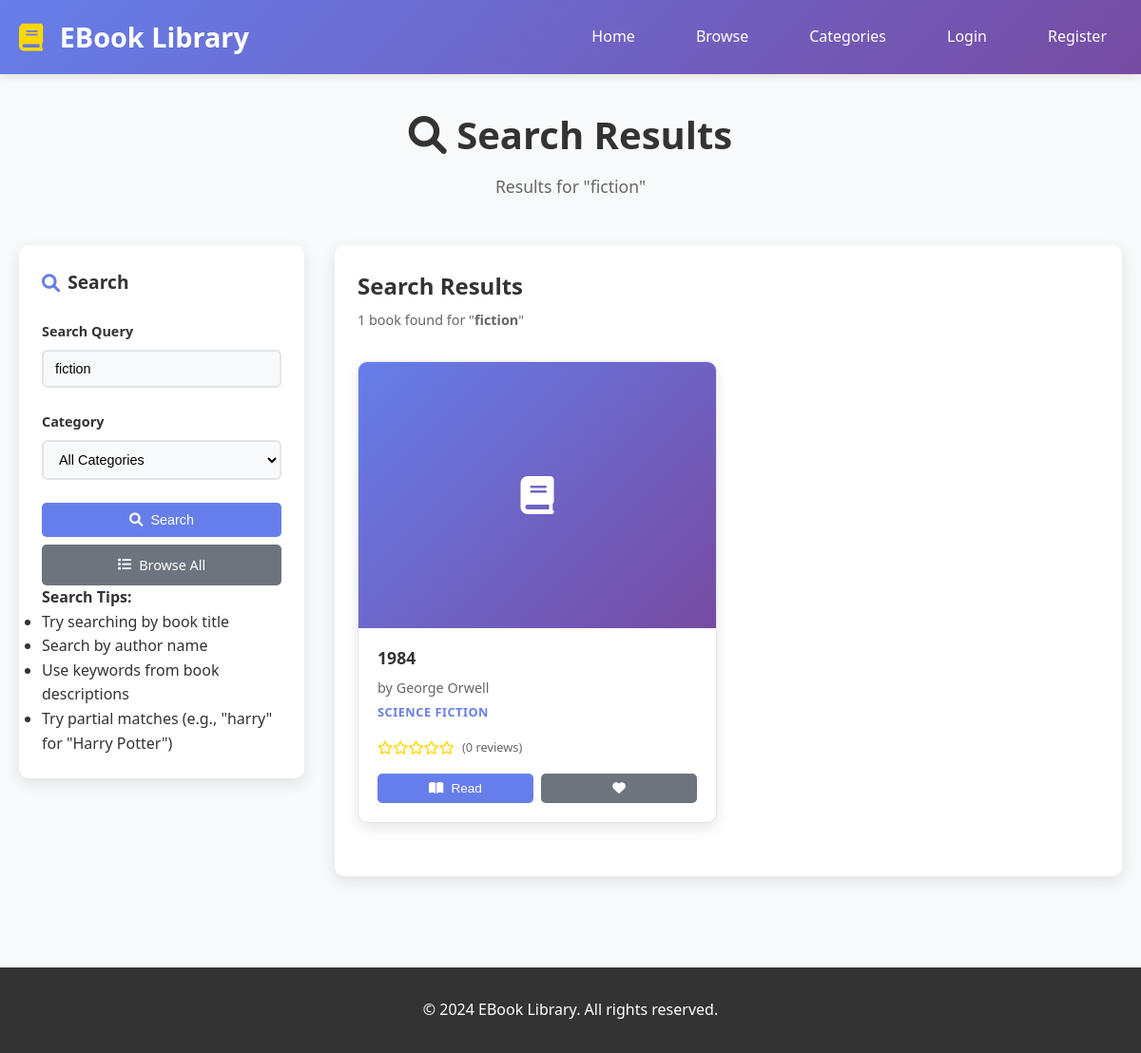
Screenshot of /search.php?q=fiction with the database file from the repository.
### tables this page shows
CREATE TABLE books (
    id INT AUTO_INCREMENT PRIMARY KEY,
    title VARCHAR(255) NOT NULL,
    author VARCHAR(255) NOT NULL,
    description TEXT,
    isbn VARCHAR(20),
    category_id INT,
    cover_image VARCHAR(255),
    file_path VARCHAR(255) NOT NULL,
    file_size INT,
    file_type VARCHAR(50),
    pages INT,
    language VARCHAR(10) DEFAULT 'en',
    published_date DATE,
    is_featured BOOLEAN DEFAULT FALSE,
    is_active BOOLEAN DEFAULT TRUE,
    created_at TIMESTAMP DEFAULT CURRENT_TIMESTAMP,
    updated_at TIMESTAMP DEFAULT CURRENT_TIMESTAMP ON UPDATE CURRENT_TIMESTAMP,
    FOREIGN KEY (category_id) REFERENCES categories(id) ON DELETE SET NULL
);

CREATE TABLE categories (
    id INT AUTO_INCREMENT PRIMARY KEY,
    name VARCHAR(100) NOT NULL,
    description TEXT,
    created_at TIMESTAMP DEFAULT CURRENT_TIMESTAMP
);

### includes/functions.php (called while the page is built, shortened)
<?php
function sanitize_input($data) {
    $data = trim($data);
    $data = stripslashes($data);
    $data = htmlspecialchars($data);
    return $data;
}
?>

### config/database.php (called while the page is built, shortened)
<?php
class Database {
    private $connection;
    private function connect() {
        try {
            $this->connection = new PDO(
                "mysql:host=" . DB_HOST . ";dbname=" . DB_NAME . ";charset=utf8mb4",
                DB_USER,
                DB_PASS,
                [
                    PDO::ATTR_ERRMODE => PDO::ERRMODE_EXCEPTION,
                    PDO::ATTR_DEFAULT_FETCH_MODE => PDO::FETCH_ASSOC,
                    PDO::ATTR_EMULATE_PREPARES => false
                ]
            );
        } catch (PDOException $e) {
            die("Connection failed: " . $e->getMessage());
        }
    }
    public function query($sql, $params = []) {
        $stmt = $this->connection->prepare($sql);
        $stmt->execute($params);
        return $stmt;
    }
    public function fetch($sql, $params = []) {
        $stmt = $this->query($sql, $params);
        return $stmt->fetch();
    }
    public function fetchAll($sql, $params = []) {
        $stmt = $this->query($sql, $params);
        return $stmt->fetchAll();
    }
}
?>

### search.php (the view, shortened to what this page needs)
<?php
require_once 'config/database.php';
require_once 'includes/functions.php';
$db = new Database();
$query = isset($_GET['q']) ? sanitize_input($_GET['q']) : '';
$page = isset($_GET['page']) ? max(1, intval($_GET['page'])) : 1;
$books = [];
$total_books = 0;
if (!empty($query)) {
    $where_conditions = ['b.is_active = 1'];
    $params = [];
    $where_conditions[] = '(b.title LIKE ? OR b.author LIKE ? OR b.description LIKE ?)';
    $search_term = '%' . $query . '%';
    $params[] = $search_term;
    $params[] = $search_term;
    $params[] = $search_term;
    $where_clause = implode(' AND ', $where_conditions);
    $count_sql = "SELECT COUNT(*) as total FROM books b WHERE $where_clause";
    $total_result = $db->fetch($count_sql, $params);
    $total_books = $total_result['total'];
    $limit = 12;
    $offset = ($page - 1) * $limit;
    $sql = "SELECT
                b.*,
                c.name as category_name,
                COALESCE(AVG(r.rating), 0) as avg_rating,
                COUNT(r.id) as review_count
            FROM books b
            LEFT JOIN categories c ON b.category_id = c.id
            LEFT JOIN reviews r ON b.id = r.book_id
            WHERE $where_clause
            GROUP BY b.id
            ORDER BY
                CASE
                    WHEN b.title LIKE ? THEN 1
                    WHEN b.author LIKE ? THEN 2
                    ELSE 3
                END,
                b.is_featured DESC,
                b.created_at DESC
            LIMIT ? OFFSET ?";
    $params[] = $search_term;
    $params[] = $search_term;
    $params[] = $limit;
    $params[] = $offset;
    $books = $db->fetchAll($sql, $params);
}
?>
<!DOCTYPE html>
<html lang="en">
<head>
    <link rel="stylesheet" href="assets/css/style.css">
    <link rel="stylesheet" href="assets/css/browse.css">
    <link href="https://cdnjs.cloudflare.com/ajax/libs/font-awesome/6.0.0/css/all.min.css" rel="stylesheet">
</head>
<body>
    <header class="header">
        <nav class="navbar">
            <div class="nav-container">
                <div class="nav-logo">
                    <h2><i class="fas fa-book"></i> EBook Library</h2>
                </div>
                <div class="nav-menu">
                    <a href="index.php" class="nav-link">Home</a>
                    <a href="browse.php" class="nav-link">Browse</a>
                    <a href="categories.php" class="nav-link">Categories</a>
                    <?php if (isset($_SESSION['user_id'])): ?>
                        <a href="profile.php" class="nav-link">Profile</a>
                        <a href="logout.php" class="nav-link">Logout</a>
                    <?php else: ?>
                        <a href="login.php" class="nav-link">Login</a>
                        <a href="register.php" class="nav-link">Register</a>
                    <?php endif; ?>
                </div>
            </div>
        </nav>
    </header>
    <main class="browse-main">
        <div class="container">
            <div class="browse-header">
                <h1>
                    <?php if (!empty($query)): ?>
                        <i class="fas fa-search"></i> Search Results
                    <?php else: ?>
                        <i class="fas fa-search"></i> Search Books
                    <?php endif; ?>
                </h1>
                <p>
                    <?php if (!empty($query)): ?>
                        Results for "<?php echo htmlspecialchars($query); ?>"
                    <?php else: ?>
                        Find your next great read
                    <?php endif; ?>
                </p>
            </div>
            <div class="browse-content">
                <aside class="filters-sidebar">
                    <div class="filter-section">
                        <h3><i class="fas fa-search"></i> Search</h3>
                        <form method="GET" class="filter-form">
                            <div class="filter-group">
                                <label for="q">Search Query</label>
                                <input type="text" id="q" name="q"
                                       value="<?php echo htmlspecialchars($query); ?>"
                                       placeholder="Search books, authors, descriptions..."
                                       required>
                            </div>
                            <div class="filter-group">
                                <label for="category">Category</label>
                                <select id="category" name="category">
                                    <option value="">All Categories</option>
                                </select>
                            </div>
                            <div class="filter-actions">
                                <button type="submit" class="btn btn-primary">
                                    <i class="fas fa-search"></i> Search
                                </button>
                                <a href="browse.php" class="btn btn-secondary">
                                    <i class="fas fa-list"></i> Browse All
                                </a>
                            </div>
                        </form>
                        <?php if (!empty($query)): ?>
                            <div class="search-suggestions">
                                <h4>Search Tips:</h4>
                                <ul>
                                    <li>Try searching by book title</li>
                                    <li>Search by author name</li>
                                    <li>Use keywords from book descriptions</li>
                                    <li>Try partial matches (e.g., "harry" for "Harry Potter")</li>
                                </ul>
                            </div>
                        <?php endif; ?>
                    </div>
                </aside>
                <div class="books-content">
                    <?php if (empty($query)): ?>
                        <div class="search-prompt">
                            <div class="search-prompt-content">
                                <i class="fas fa-search"></i>
                                <h2>Start Your Search</h2>
                                <p>Enter a search term above to find books in our library.</p>
                                <div class="popular-searches">
                                    <h3>Popular Searches:</h3>
                                    <div class="search-tags">
                                        <a href="?q=fiction" class="search-tag">Fiction</a>
                                        <a href="?q=science" class="search-tag">Science</a>
                                        <a href="?q=history" class="search-tag">History</a>
                                        <a href="?q=romance" class="search-tag">Romance</a>
                                        <a href="?q=mystery" class="search-tag">Mystery</a>
                                        <a href="?q=fantasy" class="search-tag">Fantasy</a>
                                    </div>
                                </div>
                            </div>
                        </div>
                    <?php else: ?>
                        <div class="books-header">
                            <div class="results-info">
                                <h2>Search Results</h2>
                                <p>
                                    <?php echo $total_books; ?> book<?php echo $total_books != 1 ? 's' : ''; ?> found for
                                    "<strong><?php echo htmlspecialchars($query); ?></strong>"
                                </p>
                            </div>
                        </div>
                        <?php if (empty($books)): ?>
                            <div class="no-results">
                                <i class="fas fa-search"></i>
                                <h3>No books found</h3>
                                <p>We couldn't find any books matching your search criteria.</p>
                                <div class="search-suggestions">
                                    <h4>Try these suggestions:</h4>
                                    <ul>
                                        <li>Check your spelling</li>
                                        <li>Try different keywords</li>
                                        <li>Use more general terms</li>
                                        <li>Search by author name</li>
                                    </ul>
                                </div>
                                <div class="search-actions">
                                    <a href="browse.php" class="btn btn-primary">Browse All Books</a>
                                    <a href="categories.php" class="btn btn-secondary">Browse by Category</a>
                                </div>
                            </div>
                        <?php else: ?>
                            <div class="books-grid">
                                <?php foreach ($books as $book): ?>
                                    <div class="book-card" onclick="viewBook(<?php echo $book['id']; ?>)">
                                        <div class="book-cover">
                                            <?php if ($book['cover_image']): ?>
                                                <img src="<?php echo htmlspecialchars($book['cover_image']); ?>"
                                                     alt="<?php echo htmlspecialchars($book['title']); ?>">
                                            <?php else: ?>
                                                <i class="fas fa-book"></i>
                                            <?php endif; ?>
                                        </div>
                                        <div class="book-info">
                                            <h3 class="book-title"><?php echo highlightSearchTerm($book['title'], $query); ?></h3>
                                            <p class="book-author">by <?php echo highlightSearchTerm($book['author'], $query); ?></p>
                                            <p class="book-category"><?php echo htmlspecialchars($book['category_name'] ?? 'Uncategorized'); ?></p>
                                            <div class="book-rating">
                                                <div class="stars">
                                                    <?php
                                                    $rating = floatval($book['avg_rating']);
                                                    $full_stars = floor($rating);
                                                    $has_half_star = ($rating - $full_stars) >= 0.5;
                                                    for ($i = 1; $i <= 5; $i++) {
                                                        if ($i <= $full_stars) {
                                                            echo '<i class="fas fa-star"></i>';
                                                        } elseif ($i == $full_stars + 1 && $has_half_star) {
                                                            echo '<i class="fas fa-star-half-alt"></i>';
                                                        } else {
                                                            echo '<i class="far fa-star"></i>';
                                                        }
                                                    }
                                                    ?>
                                                </div>
                                                <span class="rating-text">(<?php echo intval($book['review_count']); ?> reviews)</span>
                                            </div>
                                            <div class="book-actions">
                                                <button class="btn btn-primary" onclick="event.stopPropagation(); readBook(<?php echo $book['id']; ?>)">
                                                    <i class="fas fa-book-open"></i> Read
                                                </button>
                                                <button class="btn btn-secondary" onclick="event.stopPropagation(); addToFavorites(<?php echo $book['id']; ?>)">
                                                    <i class="fas fa-heart"></i>
                                                </button>
                                            </div>
                                        </div>
                                    </div>
                                <?php endforeach; ?>
                            </div>
                        <?php endif; ?>
                    <?php endif; ?>
                </div>
            </div>
        </div>
    </main>
    <footer class="footer">
        <div class="container">
            <p>&copy; 2024 EBook Library. All rights reserved.</p>
        </div>
    </footer>
</body>
</html>
<?php
function highlightSearchTerm($text, $search_term) {
    $highlighted = preg_replace(
        '/(' . preg_quote($search_term, '/') . ')/i',
        '<mark>$1</mark>',
        htmlspecialchars($text)
    );
    return $highlighted;
}
?>

### rows the page displays
books: title "1984 George Orwell", category.name "SCIENCE FICTION", review_count "0"

### other values shown
$query "fiction"
$total_books "1"
